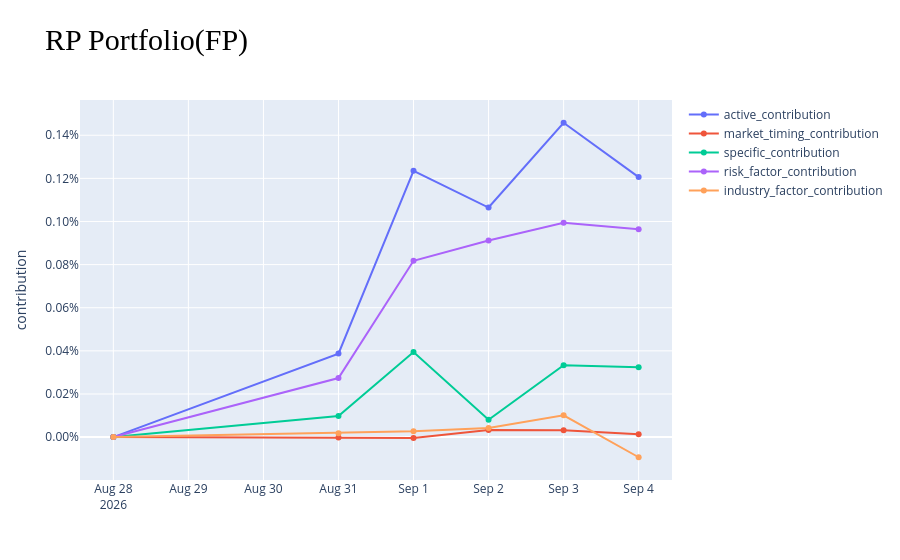

Here is the notebook cell this chart was saved with:
### Markdown cell above
### **항목별** 성과 기여도 **차이** 추이

### Code cell
port_name = 'RP' #'KS2_CONSENSUS_FP', 'KS2_DIVIDEND_FP', 'KS2_INVESTMENT_FP','KS2_LTREV_FP', 'KS2_NEWIAM_FP', 'KS2_PRICEMOMENTUM_FP','KS2_PROFITABILITY_FP', 'KS2_PROFITABILITYGROWTH_FP', 'KS2_VALUE_FP','Hanwha_Quant_KS2_MP', 'RP'
idx = pd.IndexSlice
plot_data = compare_final.loc[idx[:,['active_contribution','market_timing_contribution','specific_contribution','risk_factor_contribution','industry_factor_contribution']],port_name].unstack()
plot_data_list = []
for _, element in enumerate(plot_data.columns):
    plot_data_list.append(go.Scatter(name=element, x=plot_data.index, y=plot_data[element], mode='lines+markers'))
fig = go.Figure(data=plot_data_list, layout={'yaxis':{'title':'contribution'}})
fig.update_layout(yaxis={'tickformat':'.2%'}, title=port_name.upper()+' Portfolio(FP)', title_font_family="Times New Roman", title_font_color="black", title_font_size=30)
fig.show()

### Figure 1 — Plotly figure (JSON) as saved in the notebook; plotly's stock layout.template omitted (floating-point values rounded to 4 significant figures)
{"data": [{"mode": "lines+markers", "name": "active_contribution", "type": "scatter", "x": ["2026-08-28T00:00:00+00:00", "2026-08-31T00:00:00+00:00", "2026-09-01T00:00:00+00:00", "2026-09-02T00:00:00+00:00", "2026-09-03T00:00:00+00:00", "2026-09-04T00:00:00+00:00"], "y": [0, 0.0003871, 0.001235, 0.001065, 0.001458, 0.001206]}, {"mode": "lines+markers", "name": "market_timing_contribution", "type": "scatter", "x": ["2026-08-28T00:00:00+00:00", "2026-08-31T00:00:00+00:00", "2026-09-01T00:00:00+00:00", "2026-09-02T00:00:00+00:00", "2026-09-03T00:00:00+00:00", "2026-09-04T00:00:00+00:00"], "y": [0, -1.952e-06, -3.671e-06, 3.235e-05, 3.128e-05, 1.298e-05]}, {"mode": "lines+markers", "name": "specific_contribution", "type": "scatter", "x": ["2026-08-28T00:00:00+00:00", "2026-08-31T00:00:00+00:00", "2026-09-01T00:00:00+00:00", "2026-09-02T00:00:00+00:00", "2026-09-03T00:00:00+00:00", "2026-09-04T00:00:00+00:00"], "y": [0, 9.727e-05, 0.0003941, 8.022e-05, 0.0003335, 0.0003234]}, {"mode": "lines+markers", "name": "risk_factor_contribution", "type": "scatter", "x": ["2026-08-28T00:00:00+00:00", "2026-08-31T00:00:00+00:00", "2026-09-01T00:00:00+00:00", "2026-09-02T00:00:00+00:00", "2026-09-03T00:00:00+00:00", "2026-09-04T00:00:00+00:00"], "y": [0, 0.0002739, 0.0008179, 0.0009117, 0.0009941, 0.0009641]}, {"mode": "lines+markers", "name": "industry_factor_contribution", "type": "scatter", "x": ["2026-08-28T00:00:00+00:00", "2026-08-31T00:00:00+00:00", "2026-09-01T00:00:00+00:00", "2026-09-02T00:00:00+00:00", "2026-09-03T00:00:00+00:00", "2026-09-04T00:00:00+00:00"], "y": [0, 1.752e-05, 2.656e-05, 4.262e-05, 0.0001011, -9.351e-05]}], "layout": {"autosize": true, "title": {"font": {"color": "black", "family": "Times New Roman", "size": 30}, "text": "RP Portfolio(FP)"}, "xaxis": {"autorange": true, "range": ["2026-08-27 13:26:07.2823", "2026-09-04 10:33:52.7177"], "type": "date"}, "yaxis": {"autorange": true, "range": [-0.0002215, 0.001586], "tickformat": ".2%", "title": {"text": "contribution"}, "type": "linear"}}}
